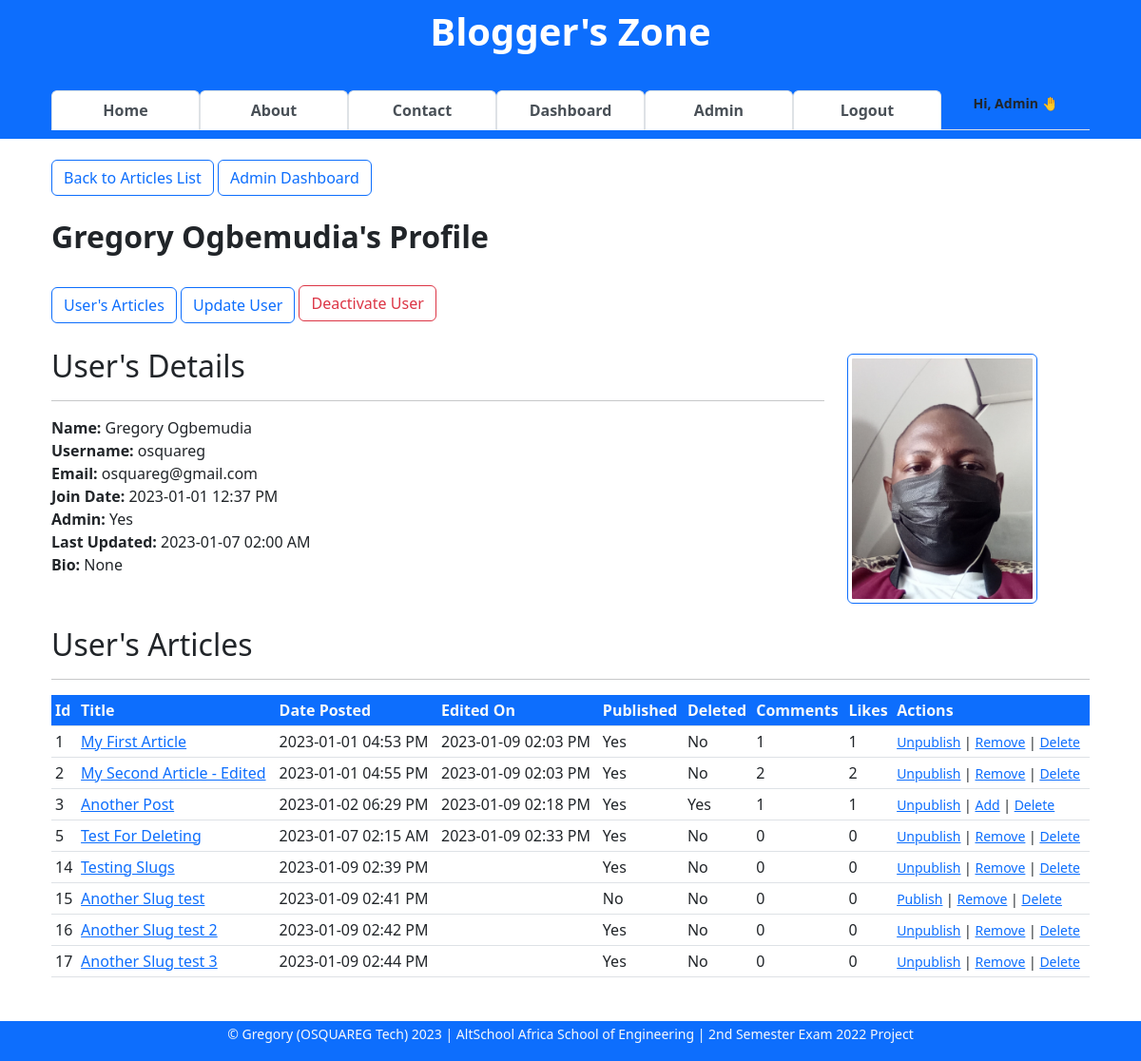
The app's page /admin-user/view/2 (signed in) with its own data.
### app/models.py (models this page shows, shortened)
class User(db.Model, UserMixin):
    __tablename__ = "users"
    id = db.Column(db.Integer, primary_key=True)
    firstname = db.Column(db.String(255), nullable=False)
    lastname = db.Column(db.String(255), nullable=False)
    username = db.Column(db.String(25), nullable=False, unique=True)
    email = db.Column(db.Text(150), nullable=False, unique=True)
    password_hash = db.Column(db.Text(255), nullable=False, unique=True)
    bio = db.Column(db.Text(), nullable=True)
    date_joined = db.Column(db.DateTime, default=datetime.utcnow)
    is_active = db.Column(db.Boolean, default=True)
    is_admin = db.Column(db.Boolean, default=False)
    profile_pic = db.Column(db.String(), nullable=True)
    last_updated_by = db.Column(db.String)
    last_updated_on = db.Column(db.DateTime, onupdate=datetime.utcnow)
    articles = db.relationship("Article", backref="author")
    comments = db.relationship("Comment", backref="commenter")
    article_likes = db.relationship("ArticleLike", backref="art_liker")
    comment_likes = db.relationship("CommentLike", backref="com_liker")

class Article(db.Model):
    __tablename__ = "articles"
    id = db.Column(db.Integer, primary_key=True)
    title = db.Column(db.String(255), nullable=False)
    content = db.Column(db.Text, nullable=False)
    slug = db.Column(db.String(255), nullable=True)
    date_posted = db.Column(db.DateTime, default=datetime.utcnow)
    is_draft = db.Column(db.Boolean, default=False, nullable=False)
    last_updated_on = db.Column(db.DateTime, onupdate=datetime.utcnow)
    last_updated_by = db.Column(db.String)
    is_deleted = db.Column(db.Boolean, default=False)
    author_id = db.Column(db.Integer, db.ForeignKey("users.id", ondelete="CASCADE"))
    comments = db.relationship("Comment", backref="articles")
    article_likes = db.relationship("ArticleLike", backref="articles")
    comment_likes = db.relationship("CommentLike", backref="articles")

### app/admin/admin_users.py (the view)
@blueprint.route("/view/<int:id>", methods=["GET"])
@login_required
def view(id):
    user = User.query.get_or_404(id)
    user_articles = Article.query.filter(Article.author_id == user.id).all()
    comment_likes_cnts = db.session \
        .query(Article.id.label("article_id"),
               func.count(Comment.comment).label("comments_count"),
               func.count(ArticleLike.user_id).label("likes_count")) \
        .outerjoin(Comment, Comment.article_id == Article.id) \
        .outerjoin(ArticleLike, ArticleLike.article_id == Article.id) \
        .group_by(Article.id).all()
    context = {
        "user": user,
        "user_articles": user_articles,
        "comment_likes_cnts": comment_likes_cnts
    }
    return render_template("admin-user-dashboard.html", **context)

### app/main.py (called while the page is built)
@login_man.user_loader
def user_loader(id):
    return User.query.get(int(id))

### app/admin/templates/admin-user-dashboard.html (shortened to what this page needs)
{% extends 'base.html' %}
{% block content %}
<div class="container">
    <div>
        <a href="/#all-articles-list" class="btn btn-outline-primary">Back to Articles List</a>
        <a href="{{ url_for('admin.admin', un=current_user.username) }}" class="btn btn-outline-primary">Admin Dashboard</a>
    </div>
    <br>
    <div>
        <h2><b>{{ user.firstname }} {{ user.lastname }}'s Profile</b></h2>
    </div>
    <br>
    <div class="row">
        <div class="col-9">
            <div>
                <a href="#user-articles" class="btn btn-outline-primary">User's Articles</a>
                <a href="{{ url_for('admin-users.update', id=user.id) }}" class="btn btn-outline-primary">Update User</a>
                <a href="{{ url_for('admin-users.deactivate', id=user.id) }}"
                    class="btn btn-outline-danger mb-1 border border-danger">Deactivate User</a>
            </div>
            <br>
            <div>
                <h2>User's Details</h2>
                <hr>
                <strong>Name:</strong> {{ user.firstname }} {{ user.lastname }} <br>
                <strong>Username:</strong> {{ user.username }} <br>
                <strong>Email:</strong> {{ user.email }} <br>
                <strong>Join Date:</strong> {{ user.date_joined.strftime('%Y-%m-%d %I:%M %p') }} <br>
                <strong>Admin:</strong>
                {% if user.is_admin %} Yes
                {% else %} No
                {% endif %} <br>
                <strong>Last Updated:</strong>
                {% if user.last_updated_on is none %}
                {{ None }} {% else %}
                {{ user.last_updated_on.strftime('%Y-%m-%d %I:%M %p') }}
                {% endif %} <br>
                <strong>Bio:</strong> {{ user.bio }} <br>
            </div><br>
        </div>
        <div class="row col-3">
            <div>
                <br><br><br>
                {% if user.profile_pic %}
                <img src="{{ url_for('static', filename='images/' + user.profile_pic)}}"  class="float-right img-thumbnail border-primary" width="200">
                {% else %}
                <center><small>No Profile Picture</small></center>
                <img src="{{ url_for('static', filename='images/default_profile_pic.png')}}" class="float-right img-thumbnail border-primary" width="200">
                {% endif %}
            </div>
        </div>
    </div>
    <br>
    <div id="user-articles">
        <h2> User's Articles </h2>
        <hr>
        <table class="table table-sm table-hover">
            <thead class="table-responsive bg-primary text-light">
                <th>Id</th>
                <th>Title</th>
                <th>Date Posted</th>
                <th>Edited On</th>
                <th>Published</th>
                <th>Deleted</th>
                <th>Comments</th>
                <th>Likes</th>
                <th>Actions</th>
            </thead>
            <tbody>
                {% for user_article in user_articles %}
                <tr>
                    <td>{{ user_article.id }}</td>
                    <td><a href="{{ url_for('article.view', id=user_article.id) }}">{{ user_article.title }}</a></td>
                    <td>{{ user_article.date_posted.strftime('%Y-%m-%d %I:%M %p') }}</td>
                    <td> {% if user_article.last_updated_on is none %}
                        {{ Null }} {% else %}
                        {{ user_article.last_updated_on.strftime('%Y-%m-%d %I:%M %p') }}
                        {% endif %}
                    </td>
                    <td>{% if user_article.is_draft: %} No {% else %} Yes {% endif %} </td>
                    <td>{% if user_article.is_deleted: %} Yes {% else %} No {% endif %} </td>
                    <td>
                        {% for comment_likes_cnt in comment_likes_cnts %}
                        {% if comment_likes_cnt.article_id == user_article.id %}
                        {{ comment_likes_cnt.comments_count }}
                        {% endif %}
                        {% endfor %}
                    </td>
                    <td>
                        {% for comment_likes_cnt in comment_likes_cnts %}
                        {% if comment_likes_cnt.article_id == user_article.id %}
                        {{ comment_likes_cnt.likes_count }}
                        {% endif %}
                        {% endfor %}
                    </td>
                    <td>
                        <small>
                            {% if user_article.is_draft: %}
                            <a href="{{ url_for('admin-articles.publish', id=user_article.id) }}">Publish</a> |
                            {% else %}
                            <a href="{{ url_for('admin-articles.unpublish', id=user_article.id) }}">Unpublish</a> |
                            {% endif %}
                            {% if user_article.is_deleted: %}
                            <a href="{{ url_for('admin-articles.add', id=user_article.id) }}">Add</a> |
                            {% else %}
                            <a href="{{ url_for('admin-articles.remove', id=user_article.id) }}">Remove</a> |
                            {% endif %}
                            <a href="{{ url_for('admin-articles.delete', id=user_article.id) }}">Delete</a>
                        </small>
                    </td>
                </tr>
                {% endfor %}
            </tbody>
        </table>
    </div>
</div>
{% endblock content %}

### app/templates/base.html (shortened to what this page needs)
<!DOCTYPE html>
<html lang="en">
<head>
    <link rel="stylesheet" href="{{url_for('static',filename='css/tab-style.css')}}" type="text/css">
    <link rel="stylesheet" href="{{url_for('static', filename='css/ckeditor-styles.css')}}" type="text/css">
    <link href="https://cdn.jsdelivr.net/npm/bootstrap@5.2.2/dist/css/bootstrap.min.css" rel="stylesheet">
</head>
<body onload="openPage('Published', this, 'rgb(0, 89, 250)', 'white')">
    <nav class="navbar navbar-light fixed-top text-lg-center bg-primary border border-primary" >
        <div class="container container-sm">
            <div class="container">
                <a class="navbar-brand" href="{{url_for('general.index')}}">
                    <h1 class="text-white"><b>Blogger's Zone</b></h1>
                </a>
            </div>
            <div class="container">
                <ul class="nav navbar-dark nav-tabs nav-justified">
                    <li class="nav-item">
                        <a class="nav-link active" href="{{url_for('general.index')}}"><b>Home</b></a>
                    </li>
                    <li class="nav-item">
                        <a class="nav-link active" href="{{ url_for('general.about') }}"><b>About</b></a>
                    </li>
                    <li class="nav-item">
                        <a class="nav-link active" href="{{ url_for('general.message') }}"><b>Contact</b></a>
                    </li>
                    {% if current_user.is_authenticated %}
                    <li class="nav-item">
                        <a class="nav-link active" href="{{url_for('user.dashboard')}}"><b>Dashboard</b></a>
                    </li>
                    {% if current_user.is_admin %}
                    <li class="nav-item">
                        <a class="nav-link active" href="{{url_for('admin.admin', un=current_user.username)}}"><b>Admin</b></a>
                    </li>
                    {% endif %}
                    <li class="nav-item">
                        <a class="nav-link active" href="{{ url_for('auth.logout') }}"><b>Logout</b></a>
                    </li>
                    <li class="nav-item">
                        <small class="align-bottom"><b class="text-end">Hi, {{current_user.firstname}} 🤚</b></small>
                    </li>
                    {% endif %}
                </ul>
            </div>
        </div>
    </nav>
    <main>
        <div><br><br><br><br><br><br><br></div>
        <div class="container">
            {% block content %}
            {% endblock content %}
        </div>
        <div><br><br><br></div>
    </main>
    <div class="text-md-center text-muted bg-primary border border-primary fixed-bottom">
        <footer>
            <p class="text-light">
                <small>
                    &copy Gregory (OSQUAREG Tech)
                    <script>document.write(new Date().getFullYear())</script> | AltSchool Africa School of Engineering | 2nd Semester Exam 2022 Project
                </small>
            </p>
        </footer>
    </div>
</body>
</html>

### app/static/css/tab-style.css (style rules this page uses)
a { text-decoration: none; }

### app/static/css/ckeditor-styles.css (style rules this page uses)
:root { --ck-color-image-caption-background: hsl(0, 0%, 97%); --ck-color-image-caption-text: hsl(0, 0%, 20%); --ck-color-mention-background: hsla(341, 100%, 30%, 0.1); --ck-color-mention-text: hsl(341, 100%, 30%); --ck-color-table-caption-background: hsl(0, 0%, 97%); --ck-color-table-caption-text: hsl(0, 0%, 20%); --ck-highlight-marker-blue: hsl(201, 97%, 72%); --ck-highlight-marker-green: hsl(120, 93%, 68%); --ck-highlight-marker-pink: hsl(345, 96%, 73%); --ck-highlight-marker-yellow: hsl(60, 97%, 73%); --ck-highlight-pen-green: hsl(112, 100%, 27%); --ck-highlight-pen-red: hsl(0, 85%, 49%); --ck-image-style-spacing: 1.5em; --ck-inline-image-style-spacing: calc(var(--ck-image-style-spacing) / 2); --ck-todo-list-checkmark-size: 16px; }

### records on screen
User: firstname "Admin"
User: firstname "Gregory", lastname "Ogbemudia", username "osquareg", email "osquareg@gmail.com", date_joined "2023-01-01 12:37 PM", last_updated_on "2023-01-07 02:00 AM", bio "None", profile_pic (picture)
Article: id "1", title "My First Article", date_posted "2023-01-01 04:53 PM", last_updated_on "2023-01-09 02:03 PM", is_draft "Yes", is_deleted "No", comments_count "1", likes_count "1"
Article: id "2", title "My Second Article - Edited", date_posted "2023-01-01 04:55 PM", last_updated_on "2023-01-09 02:03 PM", is_draft "Yes", is_deleted "No", comments_count "2", likes_count "2"
Article: id "3", title "Another Post", date_posted "2023-01-02 06:29 PM", last_updated_on "2023-01-09 02:18 PM", is_draft "Yes", is_deleted "Yes", comments_count "1", likes_count "1"
Article: id "5", title "Test For Deleting", date_posted "2023-01-07 02:15 AM", last_updated_on "2023-01-09 02:33 PM", is_draft "Yes", is_deleted "No", comments_count "0", likes_count "0"
Article: id "14", title "Testing Slugs", date_posted "2023-01-09 02:39 PM", is_draft "Yes", is_deleted "No", comments_count "0", likes_count "0"
Article: id "15", title "Another Slug test", date_posted "2023-01-09 02:41 PM", is_draft "No", is_deleted "No", comments_count "0", likes_count "0"
Article: id "16", title "Another Slug test 2", date_posted "2023-01-09 02:42 PM", is_draft "Yes", is_deleted "No", comments_count "0", likes_count "0"
Article: id "17", title "Another Slug test 3", date_posted "2023-01-09 02:44 PM", is_draft "Yes", is_deleted "No", comments_count "0", likes_count "0"
